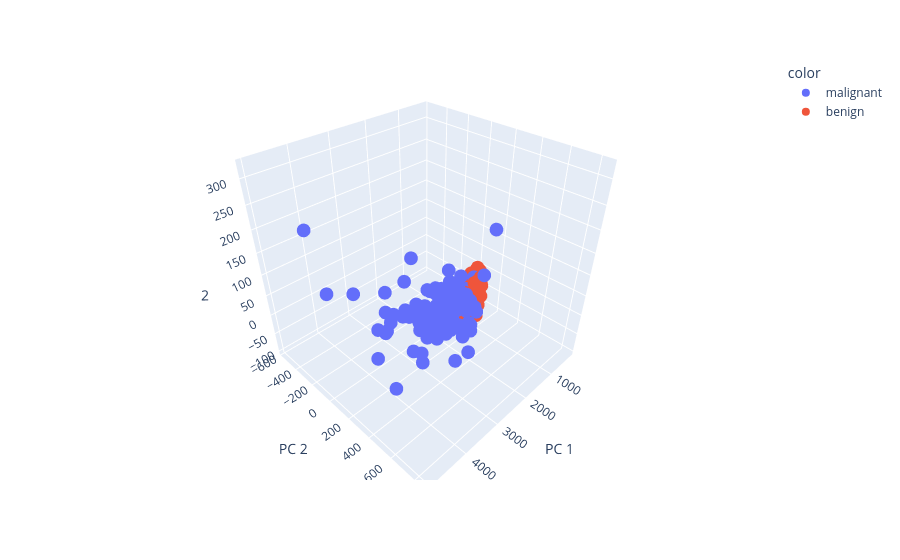

Notebook source saved alongside this figure:
### Code cell
pca1.pca_plot3d()

### Figure 1 — Plotly figure (JSON) as saved in the notebook; plotly's stock layout.template omitted (floating-point values rounded to 4 significant figures; data arrays with more than 128 entries replaced by an {"elided": "..."} marker saying what was removed)
{"data": [{"hovertemplate": "color=malignant<br>PC 1=%{x}<br>PC 2=%{y}<br>2=%{z}<extra></extra>", "legendgroup": "malignant", "marker": {"color": "#636efa", "symbol": "circle"}, "mode": "markers", "name": "malignant", "scene": "scene", "showlegend": true, "type": "scatter3d", "x": {"elided": "212 float values"}, "y": {"elided": "212 float values"}, "z": {"elided": "212 float values"}}, {"hovertemplate": "color=benign<br>PC 1=%{x}<br>PC 2=%{y}<br>2=%{z}<extra></extra>", "legendgroup": "benign", "marker": {"color": "#EF553B", "symbol": "circle"}, "mode": "markers", "name": "benign", "scene": "scene", "showlegend": true, "type": "scatter3d", "x": {"elided": "357 float values"}, "y": {"elided": "357 float values"}, "z": {"elided": "357 float values"}}], "layout": {"legend": {"title": {"text": "color"}, "tracegroupgap": 0}, "margin": {"t": 60}, "scene": {"domain": {"x": [0, 1], "y": [0, 1]}, "xaxis": {"title": {"text": "PC 1"}}, "yaxis": {"title": {"text": "PC 2"}}, "zaxis": {"title": {"text": "2"}}}}}
